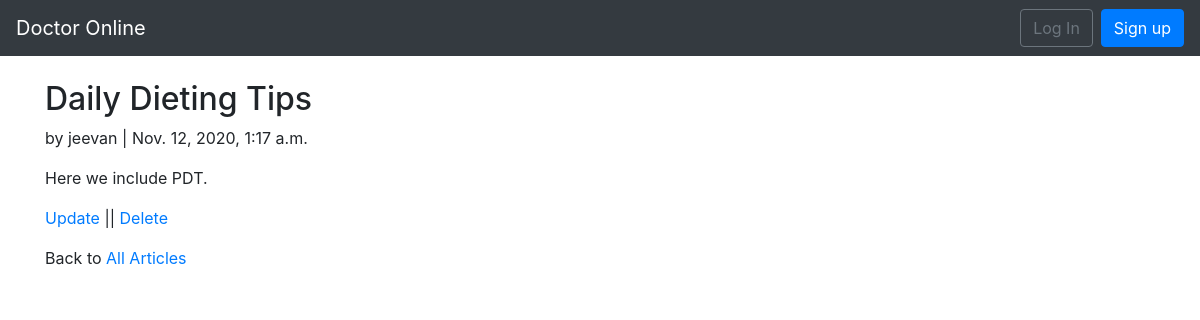
Page /articles/2/ on the committed database.
### articles/models.py (models this page shows, shortened)
class Article(models.Model):
   title=models.CharField(max_length=255)
   body=models.TextField()
   date=models.DateTimeField(auto_now_add=True)
   author=models.ForeignKey(
   get_user_model(),
   on_delete=models.CASCADE,
   )

### users/models.py (models this page shows)
class CustomUser(AbstractUser):
	age=models.PositiveIntegerField(null=True,blank=True)

### articles/views.py (the view)
# urls.py: path('<int:pk>/',ArticleDetailView.as_view(),name='article_detail'),
class ArticleDetailView(DetailView):
   model=Article
   template_name='article_detail.html'

### templates/article_detail.html
{% extends "base.html" %}
{% block content %}
<div class="article-entry">
   <h2>{{ object.title }}</h2>
      <p>by {{ object.author }} | {{object.date}}</p>
      <p>{{ object.body }}</p>
</div>
<p><a href="{% url 'article_update' article.pk %}"> Update </a>||
<a href="{% url 'article_delete' article.pk %}"> Delete </a></p>
<p>Back to<a href="{% url 'article_list'%}"> All Articles </a></p>
{% endblock content %}

### rows in the picture
Article: title "Daily Dieting Tips", author "jeevan", date "Nov. 12, 2020, 1:17 a.m.", body "Here we include PDT."
